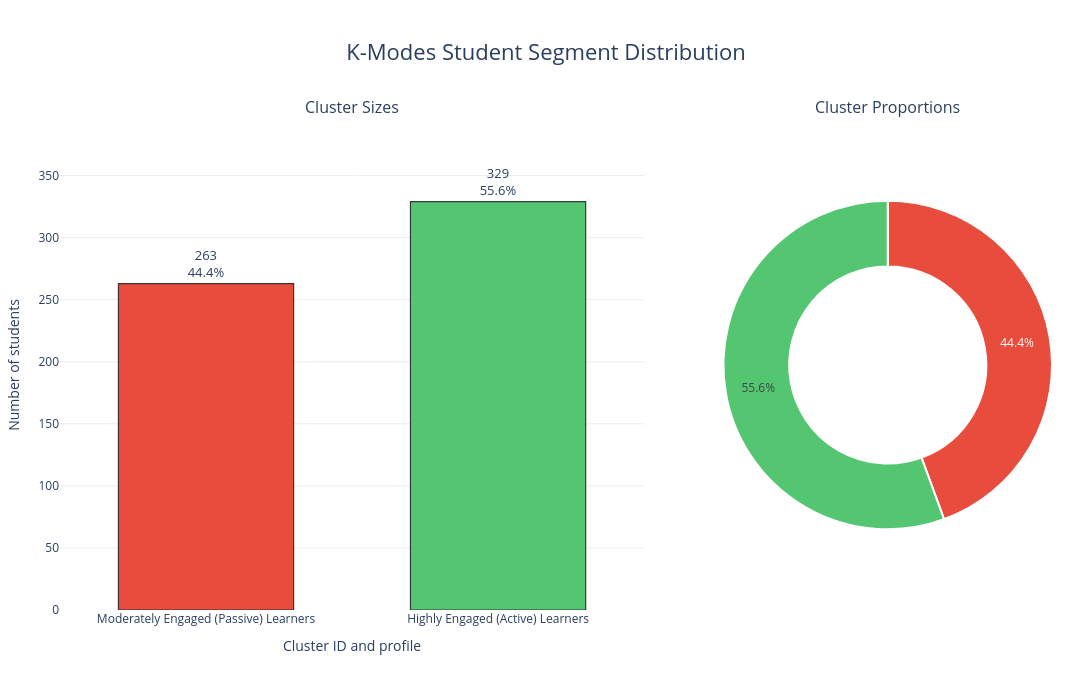

Write notebook code for a chart like this one.
### Code cell
label_cfg = seg_cfg["segment_labels"]
cluster_order = ranked_clusters[::-1] if len(ranked_clusters) == 2 else ranked_clusters
cluster_counts = df[label_cfg["id_column"]].value_counts().reindex(cluster_order).fillna(0).astype(int)
cluster_perc = (cluster_counts / cluster_counts.sum() * 100).round(1)
segment_color_map = seg_cfg["bar_charts"]["segment_color_map"]
default_color = seg_cfg["bar_charts"]["default_color"]

x_labels = [label_cfg["axis_label_template"].format(cluster_id=k, segment_label=cluster_name_map[k]) for k in cluster_order]
colors = [segment_color_map.get(cluster_name_map[k], default_color) for k in cluster_order]

fig = make_subplots(rows=1, cols=2, specs=[[{"type": "xy"}, {"type": "domain"}]], column_widths=[0.64, 0.36], subplot_titles=("Cluster Sizes", "Cluster Proportions"), horizontal_spacing=0.08)
fig.add_trace(go.Bar(x=x_labels, y=cluster_counts.values, marker=dict(color=colors, line=dict(color="rgba(40,40,40,0.9)", width=1.2)), text=[f"{n}<br>{p}%" for n, p in zip(cluster_counts.values, cluster_perc.values)], textposition="outside", textfont=dict(size=13), customdata=cluster_perc.values, hovertemplate="<b>%{x}</b><br>Students: %{y}<br>Percentage: %{customdata:.1f}%<extra></extra>", showlegend=False), row=1, col=1)
fig.add_trace(go.Pie(labels=[f"Cluster {k}: {cluster_name_map[k]}" for k in cluster_order], values=cluster_counts.values, hole=0.60, marker=dict(colors=colors, line=dict(color="white", width=2)), textinfo="percent", textfont=dict(size=12), hovertemplate="<b>%{label}</b><br>Students: %{value}<br>Percentage: %{percent}<extra></extra>", showlegend=False, sort=False), row=1, col=2)
fig.update_yaxes(range=[0, cluster_counts.max() * 1.20], title_text="Number of students", showgrid=True, gridcolor="rgba(0,0,0,0.08)", zeroline=False, row=1, col=1)
fig.update_xaxes(title_text="Cluster ID and profile", row=1, col=1)
fig.update_layout(title=dict(text="K-Modes Student Segment Distribution", x=0.5, xanchor="center", font=dict(size=22)), template="plotly_white", width=1250, height=700, margin=dict(t=120, l=60, r=40, b=90), showlegend=False)
fig.update_traces(width=0.6, selector=dict(type="bar"))
fig.show()

### Figure 1 — Plotly figure (JSON) as saved in the notebook; plotly's stock layout.template omitted (floating-point values rounded to 4 significant figures)
{"data": [{"customdata": [44.4, 55.6], "hovertemplate": "<b>%{x}</b><br>Students: %{y}<br>Percentage: %{customdata:.1f}%<extra></extra>", "marker": {"color": ["#e74c3c", "#54C571"], "line": {"color": "rgba(40,40,40,0.9)", "width": 1.2}}, "showlegend": false, "text": ["263<br>44.4%", "329<br>55.6%"], "textfont": {"size": 13}, "textposition": "outside", "type": "bar", "width": 0.6, "x": ["Moderately Engaged (Passive) Learners", "Highly Engaged (Active) Learners"], "xaxis": "x", "y": [263, 329], "yaxis": "y"}, {"domain": {"x": [0.6688, 1], "y": [0, 1]}, "hole": 0.6, "hovertemplate": "<b>%{label}</b><br>Students: %{value}<br>Percentage: %{percent}<extra></extra>", "labels": ["Cluster 1: Moderately Engaged (Passive) Learners", "Cluster 2: Highly Engaged (Active) Learners"], "marker": {"colors": ["#e74c3c", "#54C571"], "line": {"color": "white", "width": 2}}, "showlegend": false, "sort": false, "textfont": {"size": 12}, "textinfo": "percent", "type": "pie", "values": [263, 329]}], "layout": {"annotations": [{"font": {"size": 16}, "showarrow": false, "text": "Cluster Sizes", "x": 0.2944, "xanchor": "center", "xref": "paper", "y": 1, "yanchor": "bottom", "yref": "paper"}, {"font": {"size": 16}, "showarrow": false, "text": "Cluster Proportions", "x": 0.8344, "xanchor": "center", "xref": "paper", "y": 1, "yanchor": "bottom", "yref": "paper"}], "height": 700, "margin": {"b": 90, "l": 60, "r": 40, "t": 120}, "showlegend": false, "title": {"font": {"size": 22}, "text": "K-Modes Student Segment Distribution", "x": 0.5, "xanchor": "center"}, "width": 1250, "xaxis": {"anchor": "y", "domain": [0, 0.5888], "title": {"text": "Cluster ID and profile"}}, "yaxis": {"anchor": "x", "domain": [0, 1], "gridcolor": "rgba(0,0,0,0.08)", "range": [0, 394.8], "showgrid": true, "title": {"text": "Number of students"}, "zeroline": false}}}
